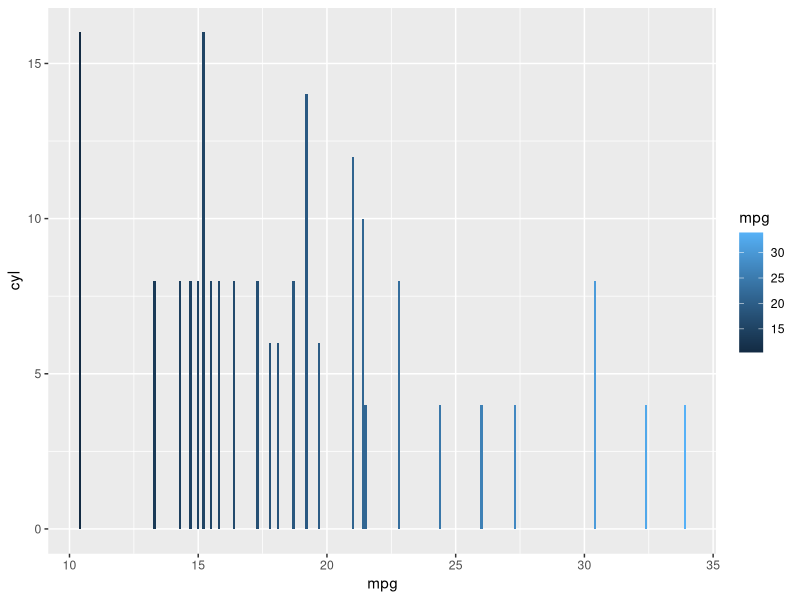
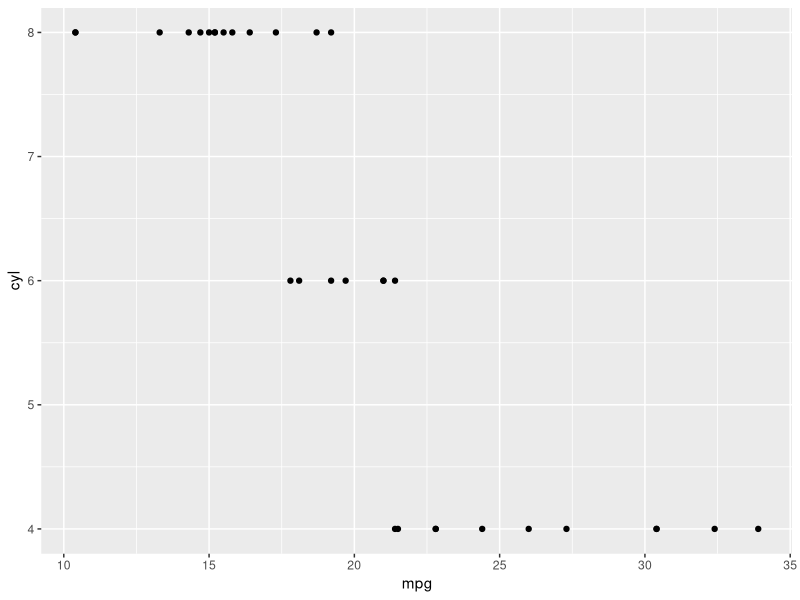

Here is the R script that generated these plots, in order:
require(ggplot2)

ggplot(mtcars,aes(x=mpg,y=cyl,fill=mpg))+geom_bar(stat='identity')


# this is a pull request test 

ggplot(mtcars,aes(x=mpg,y=cyl))+geom_point()

# this line Ihave added please have a look -- Aradhana